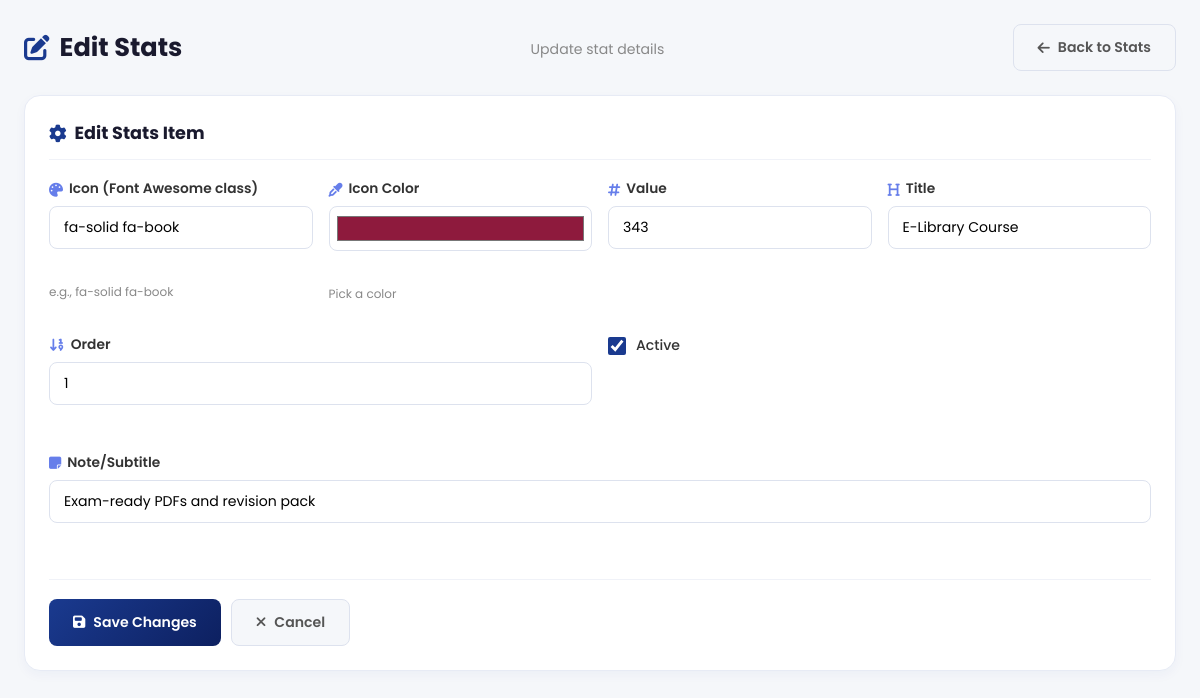
Page /stats/edit/1/ (signed in) on the committed database.
### myapp/models.py (models this page shows, shortened)
class StatsSetting(models.Model):
    icon = models.CharField(max_length=50, verbose_name="Icon (Font Awesome class)")
    icon_color = models.CharField(
        max_length=20,
        default="#1a3a8f",
        verbose_name="Icon Color (hex code)"
    )
    value = models.CharField(max_length=50, verbose_name="Value (e.g., 343, 500+)")
    title = models.CharField(max_length=100, verbose_name="Title")
    note = models.CharField(max_length=200, blank=True, null=True, verbose_name="Note/Subtitle")
    display_order = models.PositiveIntegerField(default=0, verbose_name="Display Order")
    is_active = models.BooleanField(default=True, verbose_name="Is Active")
    class Meta:
        ordering = ['display_order', 'id']
        verbose_name = "Stats Setting"
        verbose_name_plural = "Stats Settings"

### myapp/views.py (the view)
# urls.py: path('stats/edit/<int:pk>/', views.stats_edit, name='stats_edit'),
@login_required
def stats_edit(request, pk):
    stat = get_object_or_404(StatsSetting, pk=pk)
    if request.method == 'POST':
        form = StatsSettingForm(request.POST, instance=stat)
        if form.is_valid():
            form.save()
            messages.success(request, "Stats item updated successfully!")
            return redirect('stats_custom')
        else:
            messages.error(request, "Please correct the errors below.")
    else:
        form = StatsSettingForm(instance=stat)
    return render(request, 'stats_edit.html', {'form': form, 'stat': stat})

### myapp/forms.py
class StatsSettingForm(forms.ModelForm):
    class Meta:
        model = StatsSetting
        fields = '__all__'
        widgets = {
            'icon': forms.TextInput(attrs={
                'class': 'form-input',
                'placeholder': 'e.g., fa-solid fa-book, fa-solid fa-box'
            }),
            'icon_color': forms.TextInput(attrs={
                'class': 'form-input',
                'type': 'color',
                'value': '#1a3a8f',
                'style': 'height: 45px; cursor: pointer;'
            }),
            'value': forms.TextInput(attrs={'class': 'form-input'}),
            'title': forms.TextInput(attrs={'class': 'form-input'}),
            'note': forms.TextInput(attrs={'class': 'form-input'}),
            'display_order': forms.NumberInput(attrs={'class': 'form-input', 'min': '0'}),
            'is_active': forms.CheckboxInput(attrs={'class': 'form-input'}),
        }

### myapp/templates/stats_edit.html (shortened to what this page needs)
{% extends "admin_dashboard.html" %}
{% block content1 %}
<link rel="stylesheet" href="https://cdnjs.cloudflare.com/ajax/libs/font-awesome/6.5.1/css/all.min.css">
<div class="custom-page">
  <div class="custom-container">
    <div class="custom-header">
      <h1><i class="fa-solid fa-pen-to-square"></i> Edit Stats</h1>
      <p>Update stat details</p>
      <a href="{% url 'stats_custom' %}" class="btn btn-secondary"><i class="fa-solid fa-arrow-left"></i> Back to Stats</a>
    </div>
    <div class="custom-card">
      <div class="card-header">
        <h2><i class="fa-solid fa-gear"></i> Edit Stats Item</h2>
      </div>
      <form method="post" class="custom-form">
        <div class="custom-grid-4">
          <div class="custom-group">
            <label><i class="fa-solid fa-palette"></i> Icon (Font Awesome class)</label>
            {{ form.icon }}
            <div class="custom-error">{{ form.icon.errors }}</div>
            <small class="help-text">e.g., fa-solid fa-book</small>
          </div>
          <div class="custom-group">
            <label><i class="fa-solid fa-eye-dropper"></i> Icon Color</label>
            {{ form.icon_color }}
            <div class="custom-error">{{ form.icon_color.errors }}</div>
            <small class="help-text">Pick a color</small>
          </div>
          <div class="custom-group">
            <label><i class="fa-solid fa-hashtag"></i> Value</label>
            {{ form.value }}
            <div class="custom-error">{{ form.value.errors }}</div>
          </div>
          <div class="custom-group">
            <label><i class="fa-solid fa-heading"></i> Title</label>
            {{ form.title }}
            <div class="custom-error">{{ form.title.errors }}</div>
          </div>
        </div>
        <div class="custom-grid-2" style="margin-top: 1rem;">
          <div class="custom-group">
            <label><i class="fa-solid fa-sort-numeric-down"></i> Order</label>
            {{ form.display_order }}
            <div class="custom-error">{{ form.display_order.errors }}</div>
          </div>
          <div class="custom-group">
            <div class="checkbox-row">
              {{ form.is_active }}
              <label>Active</label>
            </div>
          </div>
        </div>
        <div class="custom-group" style="margin-top: 0.5rem;">
          <label><i class="fa-solid fa-note-sticky"></i> Note/Subtitle</label>
          {{ form.note }}
          <div class="custom-error">{{ form.note.errors }}</div>
        </div>
        <div class="form-actions">
          <button type="submit" class="btn btn-primary"><i class="fa-solid fa-save"></i> Save Changes</button>
          <a href="{% url 'stats_custom' %}" class="btn btn-secondary"><i class="fa-solid fa-xmark"></i> Cancel</a>
        </div>
      </form>
    </div>
  </div>
</div>
{% endblock content1 %}

### myapp/static/css/admin_dashboard.css (style rules this page uses)
* { margin:0;padding:0;box-sizing:border-box }
html { scroll-behavior:smooth }
body { font-family:'Poppins',sans-serif; background:#f5f7fa; color:#222; overflow-x:hidden; line-height:1.5; min-height:100vh; }
button,input { font:inherit }
a { text-decoration:none }
:root { --primary:#1a3a8f; --primary-dark:#0d2060; --gold:#e8b400; --border:#e8eaf0; --soft-border:#dde2ee; --text:#222; --muted:#666; --bg:#f5f7fa; --white:#fff; --success:#1d9e75; --danger:#e84444; --nav-h:60px; --container:1200px; }
.card-header { display:flex; align-items:center; justify-content:space-between; margin-bottom:1.2rem; flex-wrap:wrap; gap:1rem; }
.btn { display:inline-flex; align-items:center; justify-content:center; gap:8px; padding:10px 18px; border-radius:8px; font-size:0.84rem; font-weight:600; transition:all .2s; cursor:pointer; border:none; font-family:'Poppins',sans-serif; white-space:nowrap; }
.btn-primary { background:linear-gradient(135deg,#1a3a8f,#0d2060); color:#fff; }
.btn-secondary { background:#f5f7fa; color:#555; border:1.5px solid #dde2ee; }
.form-input, .form-select, .form-textarea { width:100%; padding:10px 14px; border:1.5px solid #dde2ee; border-radius:8px; font-size:0.88rem; font-family:'Poppins',sans-serif; transition:border-color .2s; background:#fff; }
input[type="color"] { width:40px; height:40px; border:none; border-radius:8px; cursor:pointer; }

### myapp/templates/stats_edit.html (style rules this page uses)
.custom-page { padding: 1.5rem; max-width: 1200px; margin: 0 auto; }
.custom-container { display: flex; flex-direction: column; gap: 1.5rem; }
.custom-header { display: flex; align-items: center; justify-content: space-between; flex-wrap: wrap; gap: 1rem; }
.custom-header h1 { font-size: 1.6rem; font-weight: 700; color: #1a1a2e; margin: 0; display: flex; align-items: center; gap: 10px; }
.custom-header h1 i { color: #1a3a8f; }
.custom-header p { font-size: 0.88rem; color: #888; margin: 0.3rem 0 0 0; }
.custom-card { background: #fff; border: 1px solid #e7ebf5; border-radius: 16px; padding: 1.5rem; box-shadow: 0 4px 12px rgba(26,58,143,0.04); }
.card-header { margin-bottom: 1.2rem; padding-bottom: 0.8rem; border-bottom: 1px solid #f0f2f8; }
.card-header h2 { font-size: 1.1rem; font-weight: 700; color: #1a1a2e; margin: 0; display: flex; align-items: center; gap: 8px; }
.card-header h2 i { color: #1a3a8f; }
.custom-form { display: flex; flex-direction: column; gap: 1rem; }
.custom-grid-4 { display: grid; grid-template-columns: repeat(auto-fit, minmax(150px, 1fr)); gap: 1rem; }
.custom-grid-2 { display: grid; grid-template-columns: repeat(auto-fit, minmax(200px, 1fr)); gap: 1rem; }
.custom-group { display: flex; flex-direction: column; gap: 6px; }
.custom-group label { font-size: 0.86rem; font-weight: 600; color: #333; display: flex; align-items: center; gap: 6px; }
.custom-group label i { color: #667eea; font-size: 14px; }
.custom-group input[type="text"], .custom-group input[type="number"], .custom-group textarea, .custom-group select { width: 100%; padding: 10px 14px; border: 1.5px solid #dde2ee; border-radius: 8px; font-size: 0.88rem; font-family: 'Poppins', sans-serif; }
.custom-group input[type="color"] { width: 100%; padding: 5px; border: 1.5px solid #dde2ee; border-radius: 8px; }
.custom-error { color: #e84444; font-size: 0.8rem; margin-top: 4px; min-height: 14px; }
.help-text { font-size: 0.75rem; color: #888; margin-top: 4px; }
.checkbox-row { display: flex; align-items: center; gap: 10px; }
.checkbox-row label { font-size: 0.88rem; color: #333; cursor: pointer; margin: 0; font-weight: 500; }
.checkbox-row input[type="checkbox"] { width: 18px; height: 18px; accent-color: #1a3a8f; }
.form-actions { display: flex; gap: 10px; margin-top: 1rem; padding-top: 1.2rem; border-top: 1px solid #f0f2f8; }
.btn { display: inline-flex; align-items: center; justify-content: center; gap: 8px; padding: 12px 24px; border-radius: 8px; font-size: 0.88rem; font-weight: 600; cursor: pointer; border: none; font-family: 'Poppins', sans-serif; text-decoration: none; }
.btn-primary { background: linear-gradient(135deg, #1a3a8f, #0d2060); color: #fff; }
.btn-secondary { background: #f5f7fa; color: #555; border: 1.5px solid #dde2ee; }

### rows in the picture
StatsSetting: icon "fa-solid fa-book", icon_color "#8e1a3d", value "343", title "E-Library Course", display_order "1", is_active "☑", note "Exam-ready PDFs and revision pack"
